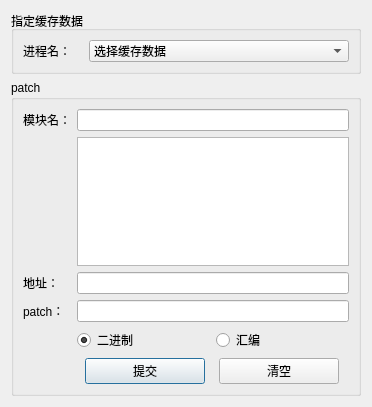
<?xml version="1.0" encoding="UTF-8"?>
<ui version="4.0">
 <class>Dialog</class>
 <widget class="QDialog" name="Dialog">
  <property name="geometry">
   <rect>
    <x>0</x>
    <y>0</y>
    <width>372</width>
    <height>407</height>
   </rect>
  </property>
  <property name="windowTitle">
   <string>Patch</string>
  </property>
  <layout class="QGridLayout" name="gridLayout_3">
   <item row="0" column="0">
    <widget class="QGroupBox" name="groupBox_2">
     <property name="title">
      <string>指定缓存数据</string>
     </property>
     <layout class="QGridLayout" name="gridLayout_2">
      <item row="0" column="0">
       <widget class="QLabel" name="label_5">
        <property name="maximumSize">
         <size>
          <width>60</width>
          <height>16777215</height>
         </size>
        </property>
        <property name="text">
         <string>进程名：</string>
        </property>
       </widget>
      </item>
      <item row="0" column="1">
       <widget class="QComboBox" name="cmbPackage">
        <item>
         <property name="text">
          <string>选择缓存数据</string>
         </property>
        </item>
       </widget>
      </item>
     </layout>
    </widget>
   </item>
   <item row="1" column="0">
    <widget class="QGroupBox" name="groupBox">
     <property name="title">
      <string>patch</string>
     </property>
     <layout class="QGridLayout" name="gridLayout">
      <item row="2" column="0">
       <widget class="QLabel" name="label_2">
        <property name="text">
         <string>地址：</string>
        </property>
       </widget>
      </item>
      <item row="4" column="1">
       <layout class="QHBoxLayout" name="horizontalLayout">
        <item>
         <widget class="QRadioButton" name="rdoBinary">
          <property name="text">
           <string>二进制</string>
          </property>
          <property name="checked">
           <bool>true</bool>
          </property>
         </widget>
        </item>
        <item>
         <widget class="QRadioButton" name="rdoAsm">
          <property name="text">
           <string>汇编</string>
          </property>
         </widget>
        </item>
       </layout>
      </item>
      <item row="0" column="0">
       <widget class="QLabel" name="label_3">
        <property name="text">
         <string>模块名：</string>
        </property>
       </widget>
      </item>
      <item row="3" column="1">
       <widget class="QLineEdit" name="txtPatch"/>
      </item>
      <item row="1" column="1">
       <widget class="QListWidget" name="listModule"/>
      </item>
      <item row="0" column="1">
       <widget class="QLineEdit" name="txtModule"/>
      </item>
      <item row="3" column="0">
       <widget class="QLabel" name="label_4">
        <property name="text">
         <string>patch：</string>
        </property>
       </widget>
      </item>
      <item row="2" column="1">
       <widget class="QLineEdit" name="txtAddress"/>
      </item>
      <item row="5" column="1">
       <layout class="QHBoxLayout" name="horizontalLayout_2">
        <item>
         <widget class="QPushButton" name="btnSubmit">
          <property name="maximumSize">
           <size>
            <width>120</width>
            <height>16777215</height>
           </size>
          </property>
          <property name="text">
           <string>提交</string>
          </property>
         </widget>
        </item>
        <item>
         <widget class="QPushButton" name="btnClear">
          <property name="maximumSize">
           <size>
            <width>120</width>
            <height>16777215</height>
           </size>
          </property>
          <property name="text">
           <string>清空</string>
          </property>
         </widget>
        </item>
       </layout>
      </item>
     </layout>
    </widget>
   </item>
  </layout>
 </widget>
 <resources/>
 <connections/>
</ui>
